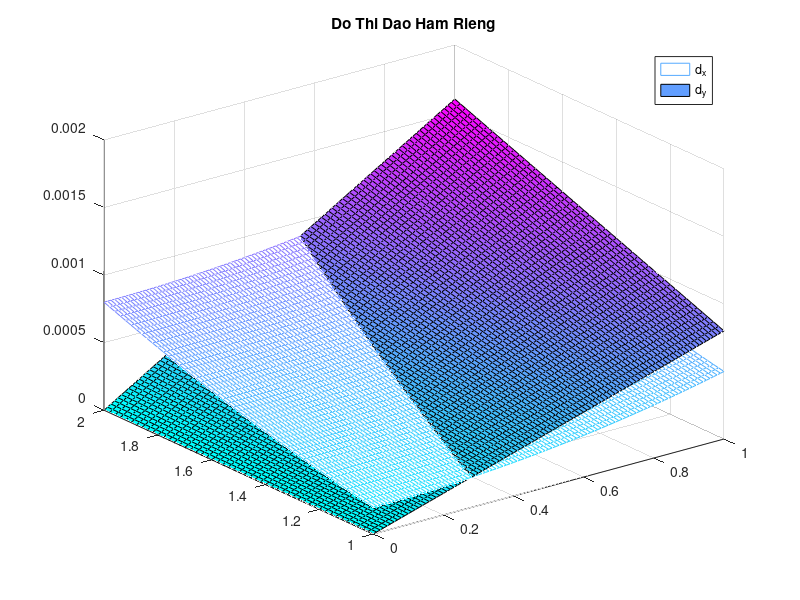

This chart was generated by the following MATLAB code:
fxy = @(x,y)x.^3 + 2.*y.^2.*x + 1;
hx = 0.01; hy = 0.02;
% Ve do thi dao ham rieng cua ham fxy o tren
Nx = (1-0)/hx;
Ny = (2-1)/hy; 

Ax = 0:hx:1;
Ay = 1:hy:2;

[X,Y] = meshgrid (Ax,Ay);
d_x = (((X+hx).^3+2.*(X+hx).*Y.^2+1)-((X-hx).^3+2.*(X-hx).*Y.^2+1))/2.*hx;
% surf (X,Y,d_x);
mesh (X,Y,d_x);
hold on;
d_y = ((X.^3+2.*X.*(Y+hy).^2+1)-(X.^3+2.*X.*(Y-hy).^2+1))/2.*hx;
surf (X,Y,d_y);
colormap(cool);
grid on;
title ('Do Thi Dao Ham Rieng');
legend ('d_x','d_y')





